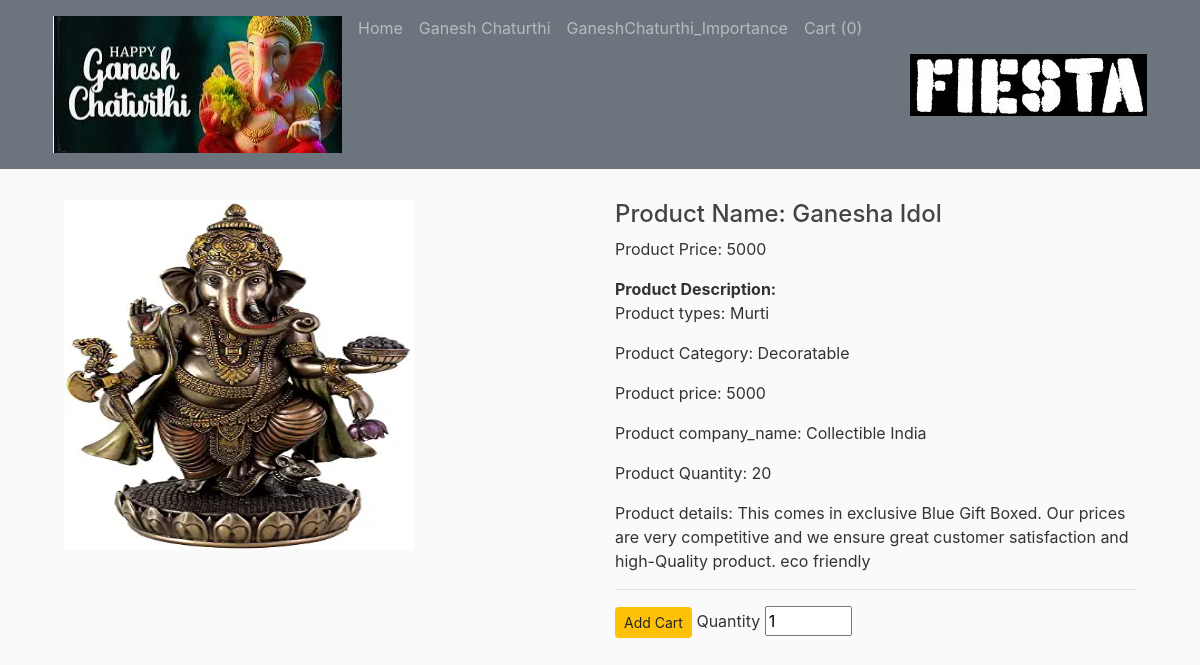
The page /ganeshchaturthi/1 on the database its author committed.
### database.py (models this page shows, shortened)
class Ganeshchaturthi(db.Model,UserMixin):
	id = db.Column(db.Integer,primary_key=True)
	image = db.Column(db.String(120),nullable=False)
	name = db.Column(db.String(120),nullable=False,unique=True)
	types = db.Column(db.String(120),nullable=False)
	category = db.Column(db.String(120),nullable=False)
	price = db.Column(db.Integer,nullable=False)
	companyname = db.Column(db.String(120),nullable=False)
	quantity = db.Column(db.Integer,nullable=False)
	detail = db.Column(db.String(200),nullable=False)
	username = db.Column(db.String(120),nullable=False)

### new.py (the view)
@app.route('/ganeshchaturthi/<int:id>')
def single_page3(id):
	product=Ganeshchaturthi.query.get_or_404(id)
	return render_template('single_page3.html',products=product)

### template/single_page3.html (shortened to what this page needs)
<!DOCTYPE html>
<html>
<head>
    <link rel="stylesheet" href="https://stackpath.bootstrapcdn.com/bootstrap/4.4.1/css/bootstrap.min.css">
    <link rel="stylesheet" type="text/css" href="{{url_for('static', filename='main.css')}}">
</head>
<body >
  <nav class="navbar navbar-expand-md navbar-dark bg-secondary fixed-top"  >
    <div class="container">
      <div class="collapse navbar-collapse" id="navbarToggle">
         <div class="navbar-nav mr-auto" >
          <img class="nav-item nav-link"  src="{{url_for('static', filename='ganesh/gan1.jpg')}}"  />
          <div class="navbar-nav mr-auto" >
          <a class="nav-item nav-link" href="/home1" >Home</a>
          <a class="nav-item nav-link" href="/ganeshchaturthi" >Ganesh Chaturthi</a>
          <a class="nav-item nav-link" href="/ganeshimp">GaneshChaturthi_Importance</a>
          <a class="nav-link" href="/carts" tableindex="-1" >Cart ({{session['Shoppingcart']|length}})</a>
        </div>
        </div>
        <div class="navbar-nav ">
            <img class="nav-item nav-link" src="{{url_for('static', filename='new3.jpg')}}" />
         </div>
      </div>
    </div>
  </nav>
	<main role="main" class="container">
  <div class="container mt-5">
    <div class="row">
      <div class="col-md-6" id="b_image">
        <img src="{{url_for('static',filename=products.image)}}" alt="{{products.name}}" width="350" height="350">
      </div>
      <div class="col-md-6">
        <h4>Product Name: {{products.name}}</h4>
        <p>Product Price: {{products.price}}</p>
        <b>Product Description:</b>
        <p>Product types: {{products.types}}</p>
        <p>Product Category: {{products.category}}</p>
        <p>Product price: {{products.price}}</p>
        <p>Product company_name: {{products.companyname}}</p>
        <p>Product Quantity: {{products.quantity}}</p>
        <p>Product details: {{products.detail}}</p>
      <hr>
        <form action="{{url_for('AddCart')}}" method="post">
          <button type="submit" name="onsubmit" value="3"class="btn btn-sm btn-warning">Add Cart</button>
          <label for="">Quantity</label>
          <input type="number" name="quantity" id="" value="1" min="1" max="{{products.quantity}}">
        </form>
      </div>
    </div>
  </div>
</main>
</body>
</html>

### static/main.css (style rules this page uses)
body { background: #fafafa; color: #333333; margin-top: 5rem; }
h1, h2, h3, h4, h5, h6 { color: #444444; }
.row { display: flex; flex-wrap: wrap; padding: 0 4px; }

### rows shown on the page
Ganeshchaturthi: image (picture), name "Ganesha Idol", price "5000", types "Murti", category "Decoratable", companyname "Collectible India", quantity "20", detail "This comes in exclusive Blue Gift Boxed. Our prices are very competitive and we ensure great customer satisfaction and high-Quality product. eco friendly"

### other values the page prints
{{ session['Shoppingcart']|length }} "0"
